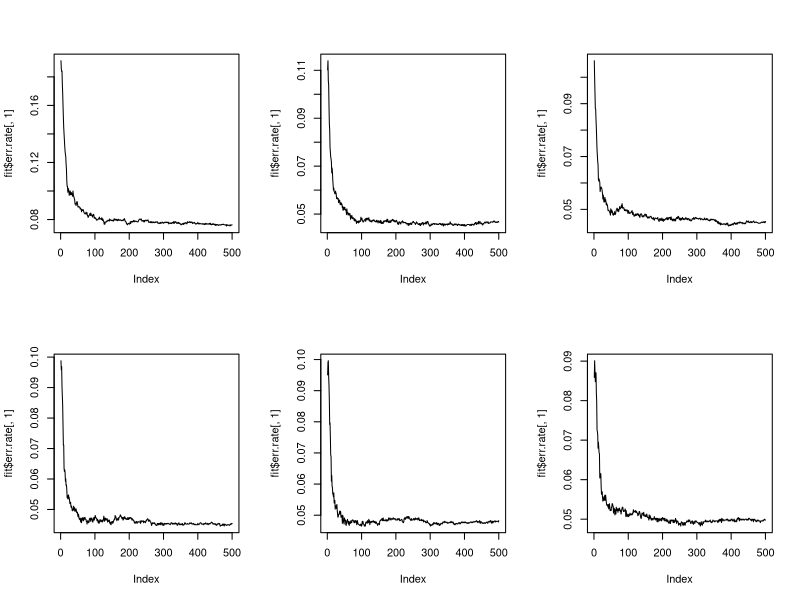
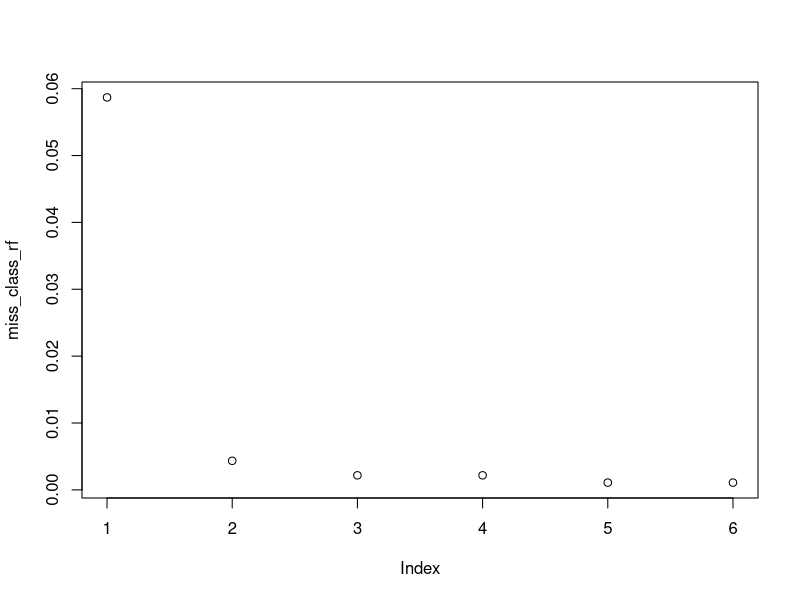

These figures' R source, in order:
################################################
##Question - 1
##
###############################################
rm(list = ls())

library(randomForest)

library(kernlab)

data("spam")

summary(spam)



# divide into test and training
set.seed(12)
test_indis <- sample(1:nrow(spam), 0.2*nrow(spam))
test <- spam[test_indis,]
training <- spam[-test_indis,]

y_true <- as.numeric(test$type)-1

#################################################
#Random Forests
#################################################

miss_class_rf <- c()

par(mfrow=c(2,3))

for (i in c(1,5,10,15,20,25)) {
 
fit <- randomForest(type~.,data=spam,n.tree=500,mtry=i)

y_pred <- predict(fit,newdata=test,type="response")

y_pred <- as.numeric(y_pred)-1

miss_class_rf <- c(miss_class_rf, sum(abs(y_true-y_pred))/length(y_true))

plot(fit$err.rate[,1],type = "l")

}

par(mfrow=c(1,1))

which.min(miss_class_rf)

plot(miss_class_rf)
